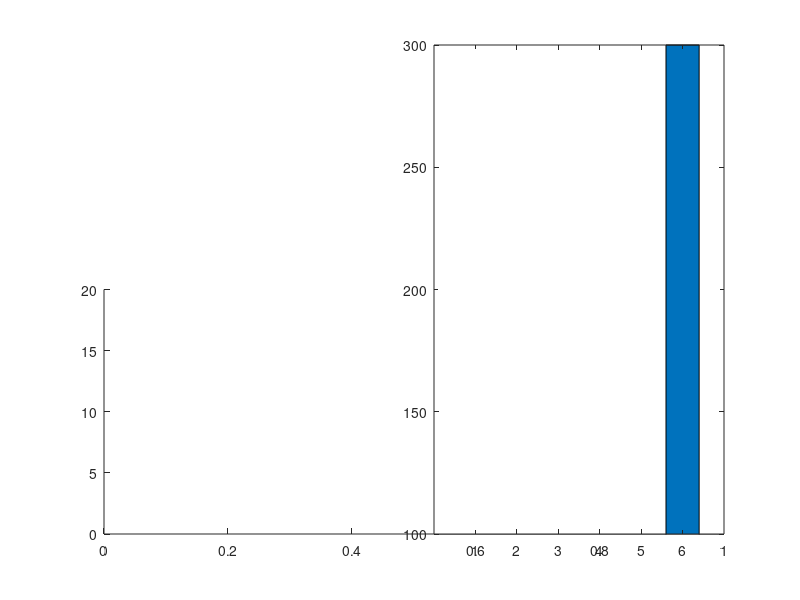

MATLAB code to generate this figure:
a=[1 3 6 4 5 300];

ylim1=[0 20];
ylim2=[100 300];
xlim=[0 length(a)+1];

figure;

% retrieve your default axis pos
clf;
p0=get(gca,'position')
delete(gcf);

% create axis1
%a1=axes('position',[p0(1) p0(2) p0(3)/2-.025 p0(4)]);
a1=axes('position',[p0(1) p0(2) p0(3) p0(4)/2]);
%a2=axes('position',[p0(1) p0(4)/2+.145 p0(3) p0(4)/2])
%barh(a);
%bar(a);
set(a1,'ylim',ylim1);
%set(a2,'xlim',xlim,'ylim',ylim2);
%set(a2,'xtick',[]);
%box off;

% create axis2
a2=axes('position',[p0(1)+p0(3)/2+.025 p0(2) p0(3)/2-.025 p0(4)]);
%a2=axes('position',[p0(1) p0(4)/2+.145 p0(3) p0(4)/2])
%a2=axes('position',[p0(1) p0(4)/2+.145 p0(3) p0(4)/2])
%a2=axes('position',[p0(1) p0(2) p0(3) p0(4)/2]);
%barh(a);
bar(a);

%set(a2,'ylim',ylim1);
set(a2,'ylim',ylim2);
%set(a2,'xlim',xlim,'ylim',ylim2);
%set(a2,'xtick',[]);
%set(a2,'xcolor',get(a2,'color'));
%box off

%%%%%%%%%%%%%%%% plotting %%%%%%%%%%%%%%%%%%%%%
output = "break_axis";

%figure;
saveas(1, strcat(output, ".png"));

%box off
